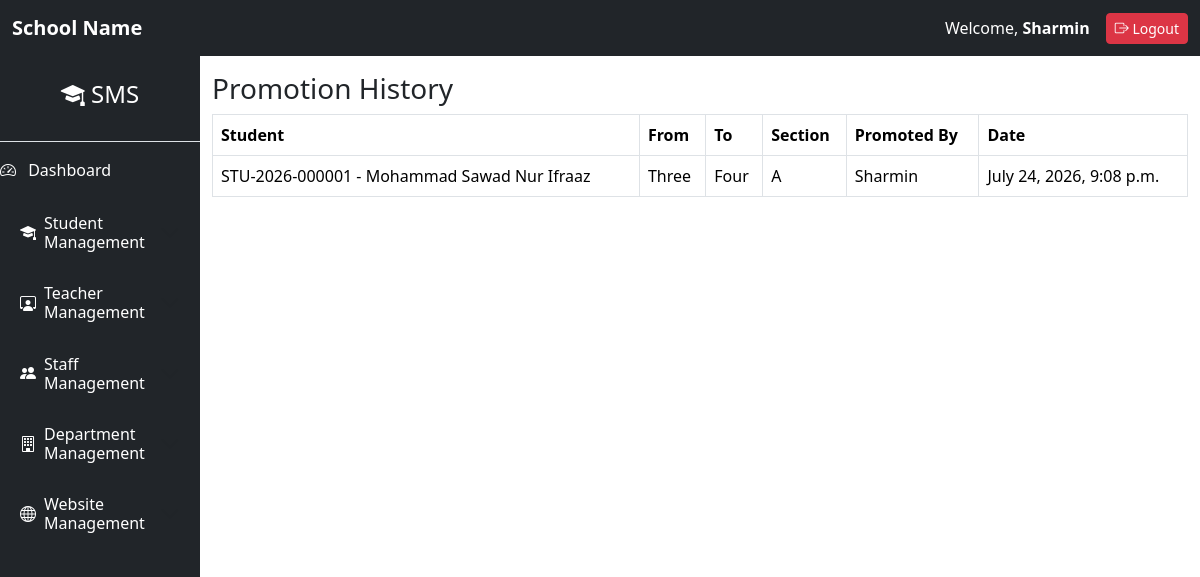
Page /promotion/history/ (signed in) on the committed database.
### promotion/models.py (models this page shows, shortened)
class PromotionHistory(models.Model):
    student = models.ForeignKey(
        Student,
        on_delete=models.CASCADE,
    )
    from_class = models.ForeignKey(
        StudentClass,
        on_delete=models.PROTECT,
        related_name="from_class_promotions",
    )
    to_class = models.ForeignKey(
        StudentClass,
        on_delete=models.PROTECT,
        related_name="to_class_promotions",
    )
    section = models.ForeignKey(
        Section,
        on_delete=models.PROTECT,
    )
    promoted_by = models.ForeignKey(
        settings.AUTH_USER_MODEL,
        on_delete=models.SET_NULL,
        null=True,
    )
    promoted_at = models.DateTimeField(
        auto_now_add=True,
    )

### members/models.py (models this page shows, shortened)
class Student(models.Model):
    GENDER_CHOICES = [
        ('Male', 'Male'),
        ('Female', 'Female'),
        ('Other', 'Other'),
    ]
    RELIGION_CHOICES = [
        ('Islam', 'Islam'),
        ('Hindu', 'Hindu'),
        ('Buddhist', 'Buddhist'),
        ('Christian', 'Christian'),
        ('Other', 'Other'),
    ]
    created_by = models.ForeignKey(
    settings.AUTH_USER_MODEL,
    on_delete=models.SET_NULL,
    null=True,
    blank=True,
    )
    name = models.CharField(max_length=100)
    roll = models.PositiveIntegerField(
    blank=True,
    null=True,
    )
    registration_no = models.CharField(
    max_length=30,
    unique=True,
    blank=True,
    )
    student_id = models.CharField(
    max_length=20,
    unique=True,
    blank=True,
    editable=False,
    )
    session = models.ForeignKey(
    Session,
    on_delete=models.PROTECT,
    )
    student_class = models.ForeignKey(
    StudentClass,
    on_delete=models.PROTECT,
    )
    section = models.ForeignKey(
    Section,
    on_delete=models.PROTECT,
    )
    department = models.ForeignKey(
    Department,
    on_delete=models.PROTECT
    )
    email = models.EmailField(
    blank=True,
    null=True,
    )
    phone = models.CharField(max_length=11,
                             validators=[RegexValidator(regex=r'^01[3-9]\d{8}$',
                             message='Enter a valid Bangladeshi phone number.'
                              )
                              ]
                              )
    present_address = models.TextField()
    permanent_address = models.TextField()
    father_name = models.CharField(max_length=150)
    mother_name = models.CharField(max_length=150)
    dob = models.DateField()
    religion = models.CharField(
        max_length=20,
        choices=RELIGION_CHOICES
    )
    gender = models.CharField(
        max_length=10,
        choices=GENDER_CHOICES
    )
    blood_group = models.ForeignKey(
        BloodGroup,
        on_delete=models.PROTECT,
        null=True,
     blank=True,
    )
    nationality = models.CharField(
        max_length=50,
        default="Bangladeshi",
    )
    photo = models.ImageField(
        upload_to='student_images/',
        blank=True,
        null=True
    )
    previous_school = models.CharField(
    max_length=200,
    blank=True,
    )
    guardian_name = models.CharField(
    max_length=150,
    )
    guardian_phone = models.CharField(
    max_length=11,
    validators=[
        RegexValidator(
            regex=r"^01[3-9]\d{8}$",
            message="Enter a valid Bangladeshi phone number."
        )
        ]
    )
    guardian_occupation = models.CharField(
    max_length=100,
    blank=True,
    )
    created_at = models.DateTimeField(
    auto_now_add=True,
    )
    updated_at = models.DateTimeField(
    auto_now=True,
    )
    class Meta:
        constraints = [
            models.UniqueConstraint(
            fields=[
                "session",
                "student_class",
                "section",
                "department",
                "roll",
            ],
            name="unique_student_roll",
        )
        ]
    def __str__(self):
        return f"{self.student_id} - {self.name}"

### academics/models.py (models this page shows)
class StudentClass(models.Model):
    name = models.CharField(
        max_length=30,
        unique=True,
    )
    order = models.PositiveIntegerField()
    class Meta:
        ordering = ["order"]
    def __str__(self):
        return self.name

class Section(models.Model):
    name = models.CharField(
        max_length=10,
        unique=True,
    )
    class Meta:
        ordering = ["name"]
    def __str__(self):
        return self.name

### promotion/views.py (the view)
class PromotionHistoryView(ListView):
    model = PromotionHistory
    template_name = "promotion/history.html"
    context_object_name = "histories"
    paginate_by = 20
    ordering = ["-promoted_at"]
    def get_queryset(self):
        return PromotionHistory.objects.select_related(
            "student",
            "from_class",
            "to_class",
            "section",
            "promoted_by",
        )

### promotion/templates/promotion/history.html
{% extends "base.html" %}
{% block content %}
<h3>Promotion History</h3>
<table class="table table-bordered">
    <thead>
        <tr>
            <th>Student</th>
            <th>From</th>
            <th>To</th>
            <th>Section</th>
            <th>Promoted By</th>
            <th>Date</th>
        </tr>
    </thead>
    <tbody>
    {% for item in histories %}
        <tr>
            <td>{{ item.student }}</td>
            <td>{{ item.from_class }}</td>
            <td>{{ item.to_class }}</td>
            <td>{{ item.section }}</td>
            <td>{{ item.promoted_by }}</td>
            <td>{{ item.promoted_at }}</td>
        </tr>
    {% empty %}
        <tr>
            <td colspan="6" class="text-center">
                No Promotion History
            </td>
        </tr>
    {% endfor %}
    </tbody>
</table>
{% endblock %}

### core/templates/base.html (shortened to what this page needs)
<!DOCTYPE html>
<html lang="en">
<head>
    <link href="https://cdn.jsdelivr.net/npm/bootstrap@5.3.8/dist/css/bootstrap.min.css"
          rel="stylesheet">
    <link href="https://cdn.jsdelivr.net/npm/bootstrap-icons@1.13.1/font/bootstrap-icons.css"
          rel="stylesheet">
</head>
<body>
<nav class="navbar navbar-dark bg-dark">
    <div class="container-fluid">
        <a class="navbar-brand fw-bold"
           href="{% url 'student_list' %}">
            School Name
        </a>
        <div class="d-flex align-items-center">
            <span class="text-white me-3">
                Welcome,
                <strong>{{ request.user.username }}</strong>
            </span>
            <form action="{% url 'logout' %}" method="POST">
                <button
                    type="submit"
                    class="btn btn-danger btn-sm">
                    <i class="bi bi-box-arrow-right"></i>
                    Logout
                </button>
            </form>
        </div>
    </div>
</nav>
<div class="container-fluid">
    <div class="row">
        {% include 'sidebar.html' %}
        <div class="col-md-9 col-lg-10 mt-3">
            {% block content %}
            {% endblock %}
        </div>
    </div>
</div>
</body>
</html>

### rows in the picture
PromotionHistory: student "STU-2026-000001 - Mohammad Sawad Nur Ifraaz", from_class "Three", to_class "Four", section "A", promoted_by "Sharmin", promoted_at "July 24, 2026, 9:08 p.m."

### other values in the picture
{{ request.user.username }} "Sharmin"
